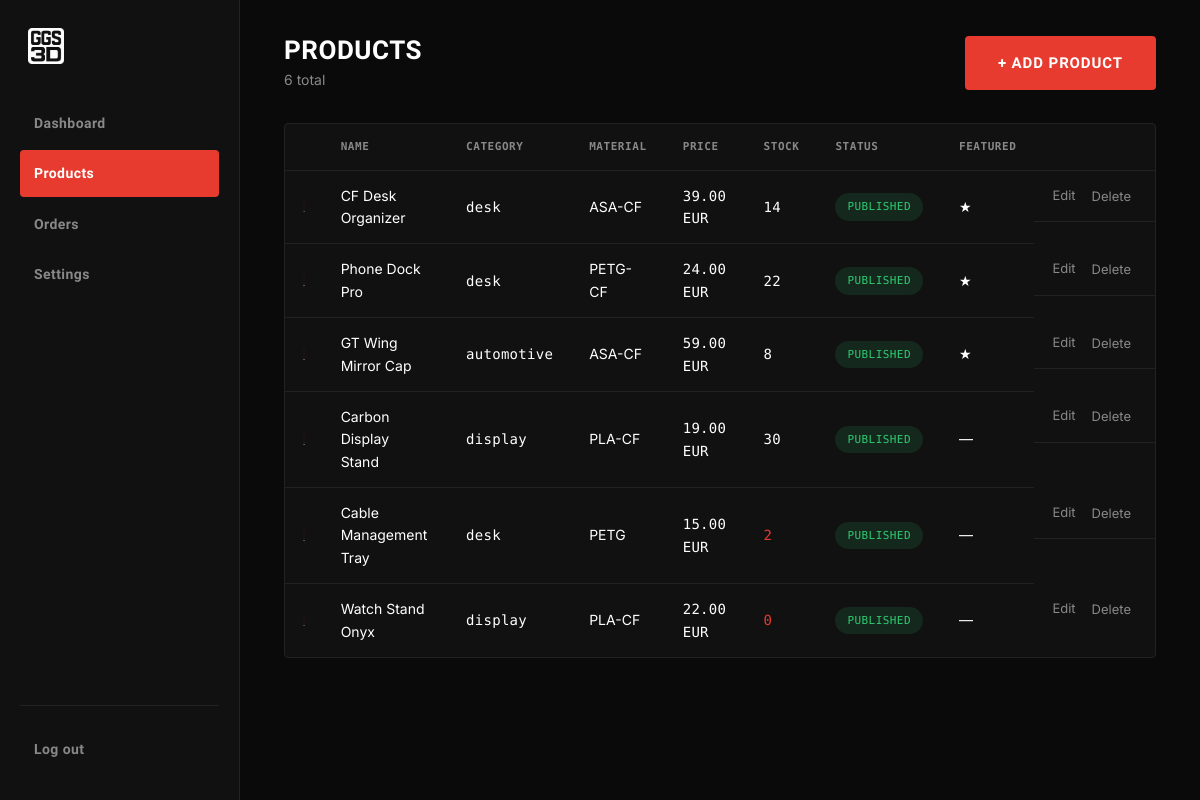
Page /admin/products.php (signed in) on the committed database.
### tables this page shows
CREATE TABLE IF NOT EXISTS products (
  id INT AUTO_INCREMENT PRIMARY KEY,
  slug VARCHAR(100) UNIQUE,
  name_en VARCHAR(200),
  name_ro VARCHAR(200),
  desc_short_en TEXT,
  desc_short_ro TEXT,
  desc_long_en TEXT,
  desc_long_ro TEXT,
  how_made_en TEXT,
  how_made_ro TEXT,
  material VARCHAR(100),
  category ENUM('desk','display','automotive','other'),
  price_eur DECIMAL(10,2),
  stock INT DEFAULT 0,
  stock_threshold INT DEFAULT 3,
  images JSON,                     
  specs JSON,                      
  status ENUM('published','draft') DEFAULT 'draft',
  featured TINYINT(1) DEFAULT 0,
  created_at TIMESTAMP DEFAULT CURRENT_TIMESTAMP,
  updated_at TIMESTAMP DEFAULT CURRENT_TIMESTAMP ON UPDATE CURRENT_TIMESTAMP
);

### admin/products.php (the view, shortened to what this page needs)
<?php
$db = ggs_db();
$products = $db->query(
  'SELECT id, name_en, category, material, price_eur, stock, stock_threshold, images, status, featured FROM products ORDER BY created_at DESC'
)->fetchAll();
$activeNav = 'products';
require __DIR__ . '/../includes/admin-header.php';
?>
<div class="admin-topbar">
  <div>
    <h1>Products</h1>
    <div class="subtitle"><?= count($products) ?> total</div>
  </div>
  <a href="/studio/admin/product-edit.php" class="btn btn-primary">+ Add Product</a>
</div>
<div class="admin-table-wrap">
  <table class="admin-table">
    <thead>
      <tr><th></th><th>Name</th><th>Category</th><th>Material</th><th>Price</th><th>Stock</th><th>Status</th><th>Featured</th><th></th></tr>
    </thead>
    <tbody>
      <?php foreach ($products as $p):
        $images = json_decode($p['images'] ?? '[]', true) ?: [];
        $thumb = $images[0] ?? '/studio/assets/images/products/placeholder.svg';
        $lowStock = $p['stock'] <= $p['stock_threshold'];
      ?>
        <tr>
          <td><img class="thumb" src="<?= htmlspecialchars($thumb) ?>" alt=""></td>
          <td><?= htmlspecialchars($p['name_en']) ?></td>
          <td class="mono"><?= htmlspecialchars($p['category']) ?></td>
          <td><?= htmlspecialchars($p['material']) ?></td>
          <td class="mono"><?= number_format((float) $p['price_eur'], 2) ?> EUR</td>
          <td class="mono <?= $lowStock ? 'badge-danger' : '' ?>"><?= (int) $p['stock'] ?></td>
          <td><span class="status-pill status-<?= $p['status'] === 'published' ? 'paid' : 'pending' ?>"><?= htmlspecialchars($p['status']) ?></span></td>
          <td><?= $p['featured'] ? '★' : '—' ?></td>
          <td class="row-actions">
            <a href="/studio/admin/product-edit.php?id=<?= $p['id'] ?>">Edit</a>
            <form method="post" action="/studio/admin/products.php" onsubmit="return confirm('Delete this product?');" style="display:inline;">
              <button type="submit">Delete</button>
            </form>
          </td>
        </tr>
      <?php endforeach; ?>
    </tbody>
  </table>
</div>
<?php require __DIR__ . '/../includes/admin-footer.php'; ?>

### includes/admin-header.php (shortened to what this page needs)
<?php
$activeNav = $activeNav ?? '';
?>
<!DOCTYPE html>
<html lang="en">
<head>
<link rel="stylesheet" href="/studio/assets/css/main.css">
<link rel="stylesheet" href="/studio/assets/css/admin.css">
</head>
<body class="admin-body">
<div class="admin-shell">
  <aside class="admin-sidebar">
    <div class="nav-logo">
      <img src="/studio/assets/images/logo-ggs3d.png" alt="Gomez Garage">
    </div>
    <a href="/studio/admin/index.php" class="admin-nav-link <?= $activeNav === 'dashboard' ? 'active' : '' ?>">Dashboard</a>
    <a href="/studio/admin/products.php" class="admin-nav-link <?= $activeNav === 'products' ? 'active' : '' ?>">Products</a>
    <a href="/studio/admin/orders.php" class="admin-nav-link <?= $activeNav === 'orders' ? 'active' : '' ?>">Orders</a>
    <a href="/studio/admin/settings.php" class="admin-nav-link <?= $activeNav === 'settings' ? 'active' : '' ?>">Settings</a>
    <div class="admin-sidebar-footer">
      <a href="/studio/admin/logout.php" class="admin-nav-link">Log out</a>
    </div>
  </aside>
  <main class="admin-main">

### includes/admin-footer.php
  </main>
</div>
</body>
</html>

### assets/css/main.css (style rules this page uses)
:root { --bg: #0a0a0a; --surface: #111111; --surface-alt: #1a1a1a; --border: #222222; --accent: #E63B2E; --accent-hover: #ff5240; --text: #ffffff; --text-secondary: #888888; --text-muted: #555555; --success: #2ecc71; --warning: #e6b800; --danger: #E63B2E; --font-heading: 'Rajdhani', sans-serif; --font-body: 'Inter', sans-serif; --font-mono: 'Space Mono', monospace; --container-width: 1240px; --header-height: 76px; --radius: 4px; --transition: 0.25s ease; }
*, *::before, *::after { box-sizing: border-box; }
html, body, h1, h2, h3, h4, h5, h6, p, ul, ol, figure { margin: 0; padding: 0; }
img, picture, video { max-width: 100%; display: block; }
a { color: inherit; text-decoration: none; }
button, input, select, textarea { font: inherit; color: inherit; }
button { cursor: pointer; background: none; border: none; }
html { scroll-behavior: smooth; }
body { background: var(--bg); color: var(--text); font-family: var(--font-body); line-height: 1.6; -webkit-font-smoothing: antialiased; overflow-x: hidden; }
h1, h2, h3, h4, h5 { font-family: var(--font-heading); font-weight: 700; text-transform: uppercase; letter-spacing: 0.02em; line-height: 1.1; }
.mono { font-family: var(--font-mono); letter-spacing: 0.02em; }
.btn { display: inline-flex; align-items: center; justify-content: center; gap: 8px; padding: 14px 32px; font-family: var(--font-heading); font-weight: 600; font-size: 15px; text-transform: uppercase; letter-spacing: 0.06em; border-radius: var(--radius); border: 1px solid transparent; transition: all var(--transition); white-space: nowrap; }
.btn-primary { background: var(--accent); color: #fff; }
.nav-logo img { height: 36px; width: auto; }
.nav-logo { display: flex; align-items: center; gap: 10px; }
.badge-danger { border-color: var(--danger); color: var(--danger); }

### assets/css/admin.css (style rules this page uses)
body.admin-body { background: var(--bg); min-height: 100vh; }
.admin-shell { display: flex; min-height: 100vh; }
.admin-sidebar { width: 240px; flex-shrink: 0; background: var(--surface); border-right: 1px solid var(--border); padding: 28px 20px; display: flex; flex-direction: column; gap: 4px; }
.admin-sidebar .nav-logo { margin-bottom: 32px; padding: 0 8px; }
.admin-nav-link { display: flex; align-items: center; gap: 10px; padding: 12px 14px; border-radius: var(--radius); color: var(--text-secondary); font-family: var(--font-heading); font-weight: 600; font-size: 14px; letter-spacing: 0.03em; transition: all var(--transition); }
.admin-nav-link.active { background: var(--accent); color: #fff; }
.admin-sidebar-footer { margin-top: auto; padding-top: 20px; border-top: 1px solid var(--border); }
.admin-main { flex: 1; padding: 36px 44px; max-width: 100%; overflow-x: auto; }
.admin-topbar { display: flex; justify-content: space-between; align-items: center; margin-bottom: 32px; }
.admin-topbar h1 { font-size: 26px; }
.admin-topbar .subtitle { color: var(--text-secondary); font-size: 14px; margin-top: 4px; }
.admin-table-wrap { background: var(--surface); border: 1px solid var(--border); border-radius: var(--radius); overflow: hidden; }
table.admin-table { width: 100%; border-collapse: collapse; min-width: 640px; }
.admin-table th, .admin-table td { padding: 14px 18px; text-align: left; font-size: 14px; border-bottom: 1px solid var(--border); }
.admin-table th { font-family: var(--font-mono); font-size: 11px; text-transform: uppercase; color: var(--text-secondary); letter-spacing: 0.05em; }
.admin-table tr:last-child td { border-bottom: none; }
.row-actions { display: flex; gap: 10px; }
.row-actions a, .row-actions button { font-size: 13px; color: var(--text-secondary); }
.status-pill { display: inline-block; padding: 5px 12px; border-radius: 999px; font-family: var(--font-mono); font-size: 11px; text-transform: uppercase; letter-spacing: 0.04em; }
.status-paid { background: rgba(46,204,113,0.12); color: var(--success); }

### rows in the picture
products: name_en "CF Desk Organizer", category "desk", material "ASA-CF", price_eur "39.00", stock "14", status "PUBLISHED"
products: name_en "Phone Dock Pro", category "desk", material "PETG-CF", price_eur "24.00", stock "22", status "PUBLISHED"
products: name_en "GT Wing Mirror Cap", category "automotive", material "ASA-CF", price_eur "59.00", stock "8", status "PUBLISHED"
products: name_en "Carbon Display Stand", category "display", material "PLA-CF", price_eur "19.00", stock "30", status "PUBLISHED"
products: name_en "Cable Management Tray", category "desk", material "PETG", price_eur "15.00", stock "2", status "PUBLISHED"
products: name_en "Watch Stand Onyx", category "display", material "PLA-CF", price_eur "22.00", stock "0", status "PUBLISHED"

### other values in the picture
count($products) "6"
